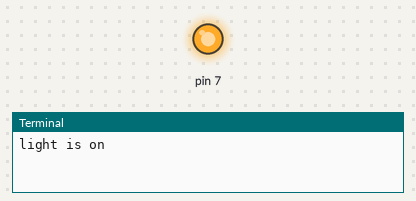
This program was run on a simulated Raspberry Pi (header pin numbers). On the bench: output pins drawn as LEDs (lit = HIGH), the last lines printed to the terminal. At 12.0 s the program stops and its outputs stay as they are.

Above: at 1.0 s.
At 3.0 s:
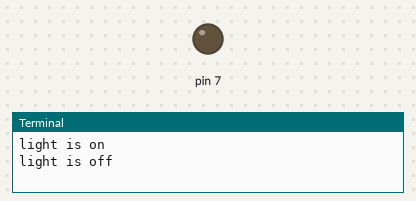
Timing chart, 0 to 5.2 s (numbered marks = the images above):
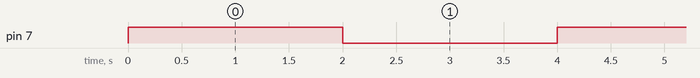

The program:

grow_lights.py
```python
#control grow lights for the food computer from a Raspberry Pi
import RPi.GPIO as GPIO
from time import sleep

#identify where the lights are connected to the Raspberry Pi
# in this case, we’re attaching it to the GPIO Pin 7
GPIO.setmode(GPIO.BOARD)
GPIO.setwarnings(False)
GPIO.setup(7, GPIO.OUT)

#set the schedule for the lights to go on and off

#for brevity, we’re going to test a short light schedule 3 times
for i in range(3):
    #the next three lines of code turn the lights on for 2 seconds
    # change the number after “sleep” to keep the lights on or off for different amounts of time!
    GPIO.output(7, GPIO.HIGH)
    print('light is on') #print out a statement to let us know the lights should be on
    sleep(2)
    #the next three lines of code turn the lights off for 2 seconds
    GPIO.output(7, GPIO.LOW)
    print('light is off') #print out a statement to let us know the lights should be off
    sleep(2)
```

Measured:
- by itself, pin 7: alternates HIGH for 2.0 s and LOW for 2.0 s, 6 changes in all, then stays LOW
